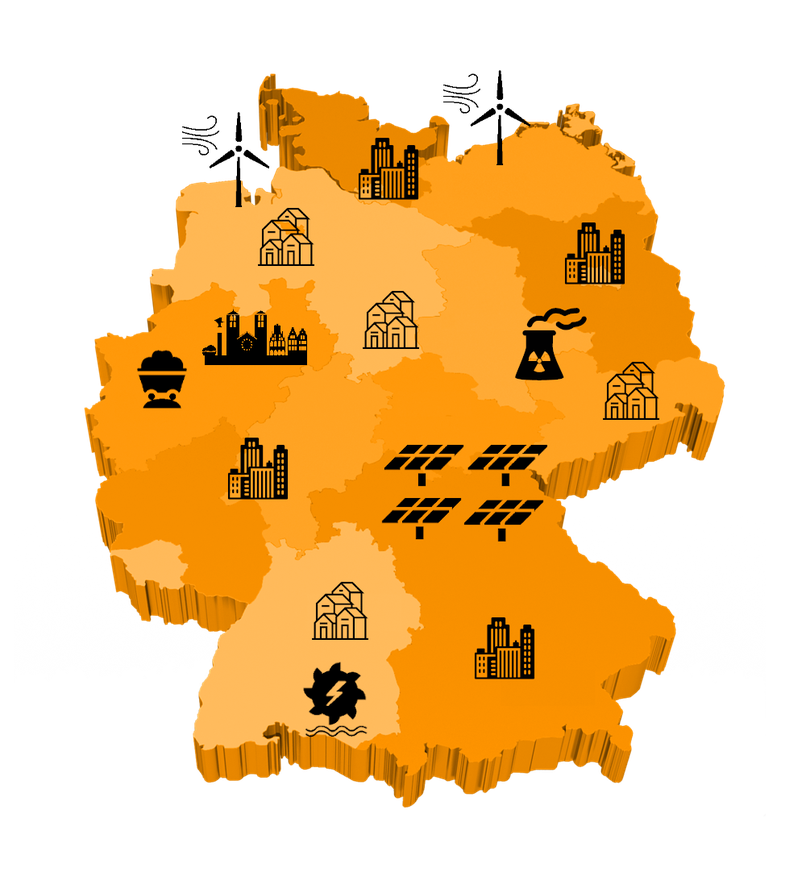
#> input picture Rumänien/deutschland.png, 806 x 876 px, shrunk from 1000 x 1087 before the run
$ python Positionen_Deutschland.py
#> lines starting #> are read from the running program, lines starting #| are printed output that depends on the picture
import numpy as np
import matplotlib.pyplot as plt
import matplotlib.image as img

#Die Matrix wird auch als dtpos.npy abgespeichert. Damit diese funktioniert
#muss allerdings auch die Skalierung der Karte angepasst werden

pos=[[3.3,15.3],        #01
     [9.7,16],          #02
     [7.5,15.5],        #03
     [12.5,13.5],       #04
     [4.8,13.9],        #05
     [7.3,12],          #06
     [11,11.5],         #07
     [13.3,10.3],       #08
     [1.5,10.5],        #09
     [4.9,11.6],        #10
     [4.3,8.4],         #11
     [10.2,4.5],        #12
     [5.7,5.5],         #13
     [10,7.7],          #14
     [10,9.2],          #15
     [8,7.7],           #16
     [8,9.2],           #17
     [5.7,3.3]]         #18

np.save("dtpos.npy",pos)

k=0
while (k<len(pos)):
    plt.plot(pos[k][0],pos[k][1],"o",color="white")
    k=k+1
plt.grid()
plt.imshow(img.imread('deutschland.png'), extent=[-3, 17, 0, 20])
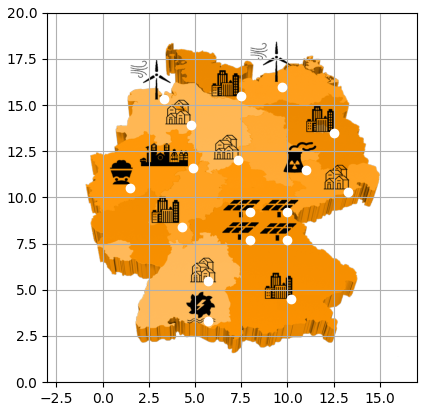
#> figure drawn by matplotlib, 1 panel
